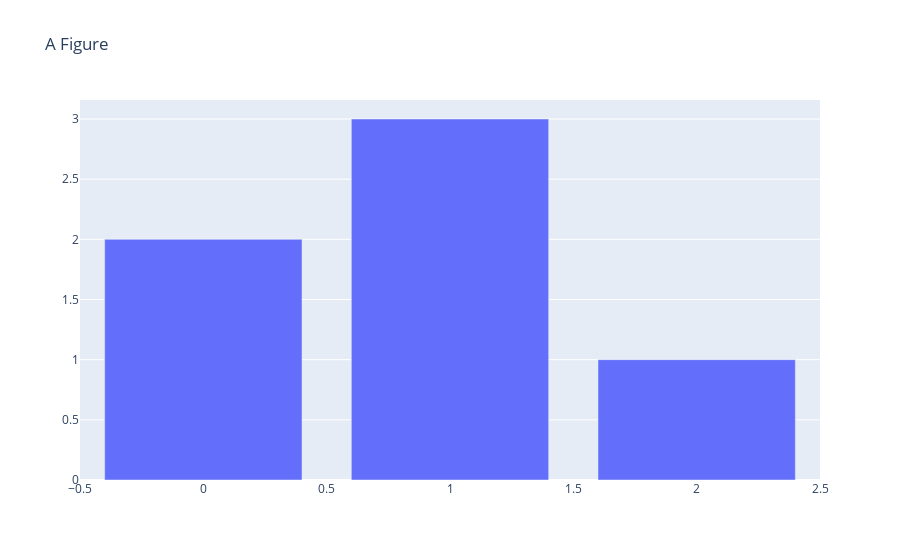

Write notebook code for a chart like this one.
### Code cell
go.Figure(data=go.Bar(y=[2, 3, 1]), layout_title_text="A Figure")

### Figure 1 — Plotly figure (JSON) as saved in the notebook; plotly's stock layout.template omitted (floating-point values rounded to 4 significant figures)
{"data": [{"type": "bar", "y": [2, 3, 1]}], "layout": {"autosize": true, "title": {"text": "A Figure"}, "xaxis": {"autorange": true, "range": [-0.5, 2.5]}, "yaxis": {"autorange": true, "range": [0, 3.158], "type": "linear"}}}
